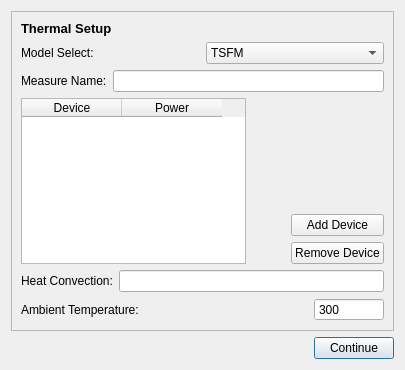
<?xml version="1.0" encoding="UTF-8"?>
<ui version="4.0">
 <class>Dialog</class>
 <widget class="QDialog" name="Dialog">
  <property name="geometry">
   <rect>
    <x>0</x>
    <y>0</y>
    <width>405</width>
    <height>370</height>
   </rect>
  </property>
  <property name="windowTitle">
   <string>Thermal Setup</string>
  </property>
  <layout class="QVBoxLayout" name="verticalLayout_2">
   <item>
    <widget class="QFrame" name="thermal_setup_2">
     <property name="frameShape">
      <enum>QFrame::StyledPanel</enum>
     </property>
     <property name="frameShadow">
      <enum>QFrame::Raised</enum>
     </property>
     <layout class="QGridLayout" name="gridLayout">
      <item row="0" column="0">
       <widget class="QLabel" name="label_24">
        <property name="text">
         <string>&lt;html&gt;&lt;head/&gt;&lt;body&gt;&lt;p align=&quot;justify&quot;&gt;&lt;span style=&quot; font-size:10pt; font-weight:600;&quot;&gt;Thermal Setup&lt;/span&gt;&lt;/p&gt;&lt;/body&gt;&lt;/html&gt;</string>
        </property>
       </widget>
      </item>
      <item row="1" column="0">
       <layout class="QHBoxLayout" name="horizontalLayout_17">
        <item>
         <widget class="QLabel" name="label_25">
          <property name="text">
           <string>Model Select:</string>
          </property>
         </widget>
        </item>
        <item>
         <widget class="QComboBox" name="combo_model_select">
          <item>
           <property name="text">
            <string>TSFM</string>
           </property>
          </item>
          <item>
           <property name="text">
            <string>Analytical</string>
           </property>
          </item>
          <item>
           <property name="text">
            <string>ParaPower</string>
           </property>
          </item>
         </widget>
        </item>
       </layout>
      </item>
      <item row="2" column="0">
       <layout class="QHBoxLayout" name="horizontalLayout_18">
        <item>
         <widget class="QLabel" name="label_26">
          <property name="text">
           <string>Measure Name:</string>
          </property>
         </widget>
        </item>
        <item>
         <widget class="QLineEdit" name="lineedit_measure_name"/>
        </item>
       </layout>
      </item>
      <item row="3" column="0">
       <layout class="QHBoxLayout" name="horizontalLayout_3">
        <item>
         <widget class="QTableWidget" name="tableWidget">
          <column>
           <property name="text">
            <string>Device</string>
           </property>
          </column>
          <column>
           <property name="text">
            <string>Power</string>
           </property>
          </column>
         </widget>
        </item>
        <item>
         <spacer name="horizontalSpacer_2">
          <property name="orientation">
           <enum>Qt::Horizontal</enum>
          </property>
          <property name="sizeType">
           <enum>QSizePolicy::Maximum</enum>
          </property>
          <property name="sizeHint" stdset="0">
           <size>
            <width>70</width>
            <height>20</height>
           </size>
          </property>
         </spacer>
        </item>
        <item>
         <layout class="QVBoxLayout" name="verticalLayout">
          <item>
           <spacer name="verticalSpacer">
            <property name="orientation">
             <enum>Qt::Vertical</enum>
            </property>
            <property name="sizeHint" stdset="0">
             <size>
              <width>20</width>
              <height>40</height>
             </size>
            </property>
           </spacer>
          </item>
          <item>
           <widget class="QPushButton" name="btn_add_device">
            <property name="text">
             <string>Add Device</string>
            </property>
           </widget>
          </item>
          <item>
           <widget class="QPushButton" name="btn_remove_device">
            <property name="text">
             <string>Remove Device</string>
            </property>
           </widget>
          </item>
         </layout>
        </item>
       </layout>
      </item>
      <item row="4" column="0">
       <layout class="QHBoxLayout" name="horizontalLayout_19">
        <item>
         <widget class="QLabel" name="label_27">
          <property name="text">
           <string>Heat Convection:</string>
          </property>
         </widget>
        </item>
        <item>
         <widget class="QLineEdit" name="heat_convection"/>
        </item>
       </layout>
      </item>
      <item row="5" column="0">
       <layout class="QHBoxLayout" name="horizontalLayout_20">
        <item>
         <widget class="QLabel" name="label_28">
          <property name="text">
           <string>Ambient Temperature:</string>
          </property>
         </widget>
        </item>
        <item>
         <widget class="QSpinBox" name="ambient_temperature">
          <property name="sizePolicy">
           <sizepolicy hsizetype="Maximum" vsizetype="Fixed">
            <horstretch>0</horstretch>
            <verstretch>0</verstretch>
           </sizepolicy>
          </property>
          <property name="minimumSize">
           <size>
            <width>15</width>
            <height>0</height>
           </size>
          </property>
          <property name="maximumSize">
           <size>
            <width>70</width>
            <height>16777215</height>
           </size>
          </property>
          <property name="buttonSymbols">
           <enum>QAbstractSpinBox::NoButtons</enum>
          </property>
          <property name="specialValueText">
           <string>300</string>
          </property>
          <property name="maximum">
           <number>100000</number>
          </property>
         </widget>
        </item>
       </layout>
      </item>
     </layout>
    </widget>
   </item>
   <item>
    <layout class="QHBoxLayout" name="horizontalLayout">
     <item>
      <spacer name="horizontalSpacer">
       <property name="orientation">
        <enum>Qt::Horizontal</enum>
       </property>
       <property name="sizeHint" stdset="0">
        <size>
         <width>40</width>
         <height>20</height>
        </size>
       </property>
      </spacer>
     </item>
     <item>
      <widget class="QPushButton" name="btn_continue">
       <property name="text">
        <string>Continue</string>
       </property>
       <property name="default">
        <bool>true</bool>
       </property>
      </widget>
     </item>
    </layout>
   </item>
  </layout>
 </widget>
 <resources/>
 <connections/>
</ui>
